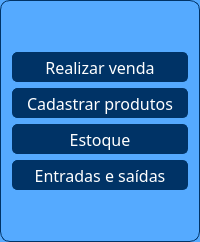
         <widget class="QFrame" name="frame">
          <property name="minimumSize">
           <size>
            <width>150</width>
            <height>0</height>
           </size>
          </property>
          <property name="styleSheet">
           <string notr="true">background-color: rgb(85, 170, 255);
border-width: 1px;
border-color: rgb(0, 51, 102);
border-style: solid;
border-radius: 10px;</string>
          </property>
          <property name="frameShape">
           <enum>QFrame::StyledPanel</enum>
          </property>
          <property name="frameShadow">
           <enum>QFrame::Raised</enum>
          </property>
          <layout class="QVBoxLayout" name="verticalLayout_35">
           <item>
            <spacer name="verticalSpacer">
             <property name="orientation">
              <enum>Qt::Vertical</enum>
             </property>
             <property name="sizeHint" stdset="0">
              <size>
               <width>20</width>
               <height>40</height>
              </size>
             </property>
            </spacer>
           </item>
           <item>
            <widget class="QPushButton" name="btn_realizarvenda">
             <property name="minimumSize">
              <size>
               <width>0</width>
               <height>30</height>
              </size>
             </property>
             <property name="maximumSize">
              <size>
               <width>16777215</width>
               <height>30</height>
              </size>
             </property>
             <property name="font">
              <font>
               <family>Bell MT</family>
               <pointsize>12</pointsize>
              </font>
             </property>
             <property name="cursor">
              <cursorShape>PointingHandCursor</cursorShape>
             </property>
             <property name="styleSheet">
              <string notr="true">QPushButton{
border-style: solid;
selection-color: rgb(255, 0, 0);
border-width: 1px;
border-color: rgb(0, 51, 102);
background-color: rgb(0, 51, 102);
color: rgb(255, 255, 255);
border-radius: 5px;
}

QPushButton:hover{
border-style: solid;
selection-color: rgb(255, 0, 0);
border-width: 1px;
border-color: rgb(0, 51, 102);
background-color: rgb(255, 255, 255);
color: rgb(0, 0, 0);
border-radius: 5px;
}</string>
             </property>
             <property name="text">
              <string>Realizar venda</string>
             </property>
            </widget>
           </item>
           <item>
            <widget class="QPushButton" name="btn_cadastrar">
             <property name="minimumSize">
              <size>
               <width>0</width>
               <height>30</height>
              </size>
             </property>
             <property name="maximumSize">
              <size>
               <width>16777215</width>
               <height>30</height>
              </size>
             </property>
             <property name="font">
              <font>
               <family>Bell MT</family>
               <pointsize>12</pointsize>
              </font>
             </property>
             <property name="cursor">
              <cursorShape>PointingHandCursor</cursorShape>
             </property>
             <property name="styleSheet">
              <string notr="true">QPushButton{
border-style: solid;
selection-color: rgb(255, 0, 0);
border-width: 1px;
border-color: rgb(0, 51, 102);
background-color: rgb(0, 51, 102);
color: rgb(255, 255, 255);
border-radius: 5px;
}

QPushButton:hover{
border-style: solid;
selection-color: rgb(255, 0, 0);
border-width: 1px;
border-color: rgb(0, 51, 102);
background-color: rgb(255, 255, 255);
color: rgb(0, 0, 0);
border-radius: 5px;
}</string>
             </property>
             <property name="text">
              <string>Cadastrar produtos</string>
             </property>
            </widget>
           </item>
           <item>
            <widget class="QPushButton" name="btn_estoque">
             <property name="minimumSize">
              <size>
               <width>0</width>
               <height>30</height>
              </size>
             </property>
             <property name="maximumSize">
              <size>
               <width>16777215</width>
               <height>30</height>
              </size>
             </property>
             <property name="font">
              <font>
               <family>Bell MT</family>
               <pointsize>12</pointsize>
              </font>
             </property>
             <property name="cursor">
              <cursorShape>PointingHandCursor</cursorShape>
             </property>
             <property name="styleSheet">
              <string notr="true">QPushButton{
border-style: solid;
selection-color: rgb(255, 0, 0);
border-width: 1px;
border-color: rgb(0, 51, 102);
background-color: rgb(0, 51, 102);
color: rgb(255, 255, 255);
border-radius: 5px;
}

QPushButton:hover{
border-style: solid;
selection-color: rgb(255, 0, 0);
border-width: 1px;
border-color: rgb(0, 51, 102);
background-color: rgb(255, 255, 255);
color: rgb(0, 0, 0);
border-radius: 5px;
}</string>
             </property>
             <property name="text">
              <string>Estoque</string>
             </property>
            </widget>
           </item>
           <item>
            <widget class="QPushButton" name="btn_entradaesaida">
             <property name="minimumSize">
              <size>
               <width>0</width>
               <height>30</height>
              </size>
             </property>
             <property name="maximumSize">
              <size>
               <width>16777215</width>
               <height>30</height>
              </size>
             </property>
             <property name="font">
              <font>
               <family>Bell MT</family>
               <pointsize>12</pointsize>
              </font>
             </property>
             <property name="cursor">
              <cursorShape>PointingHandCursor</cursorShape>
             </property>
             <property name="styleSheet">
              <string notr="true">QPushButton{
border-style: solid;
selection-color: rgb(255, 0, 0);
border-width: 1px;
border-color: rgb(0, 51, 102);
background-color: rgb(0, 51, 102);
color: rgb(255, 255, 255);
border-radius: 5px;
}

QPushButton:hover{
border-style: solid;
selection-color: rgb(255, 0, 0);
border-width: 1px;
border-color: rgb(0, 51, 102);
background-color: rgb(255, 255, 255);
color: rgb(0, 0, 0);
border-radius: 5px;
}</string>
             </property>
             <property name="text">
              <string>Entradas e saídas</string>
             </property>
            </widget>
           </item>
           <item>
            <spacer name="verticalSpacer_2">
             <property name="orientation">
              <enum>Qt::Vertical</enum>
             </property>
             <property name="sizeHint" stdset="0">
              <size>
               <width>20</width>
               <height>40</height>
              </size>
             </property>
            </spacer>
           </item>
          </layout>
         </widget>
